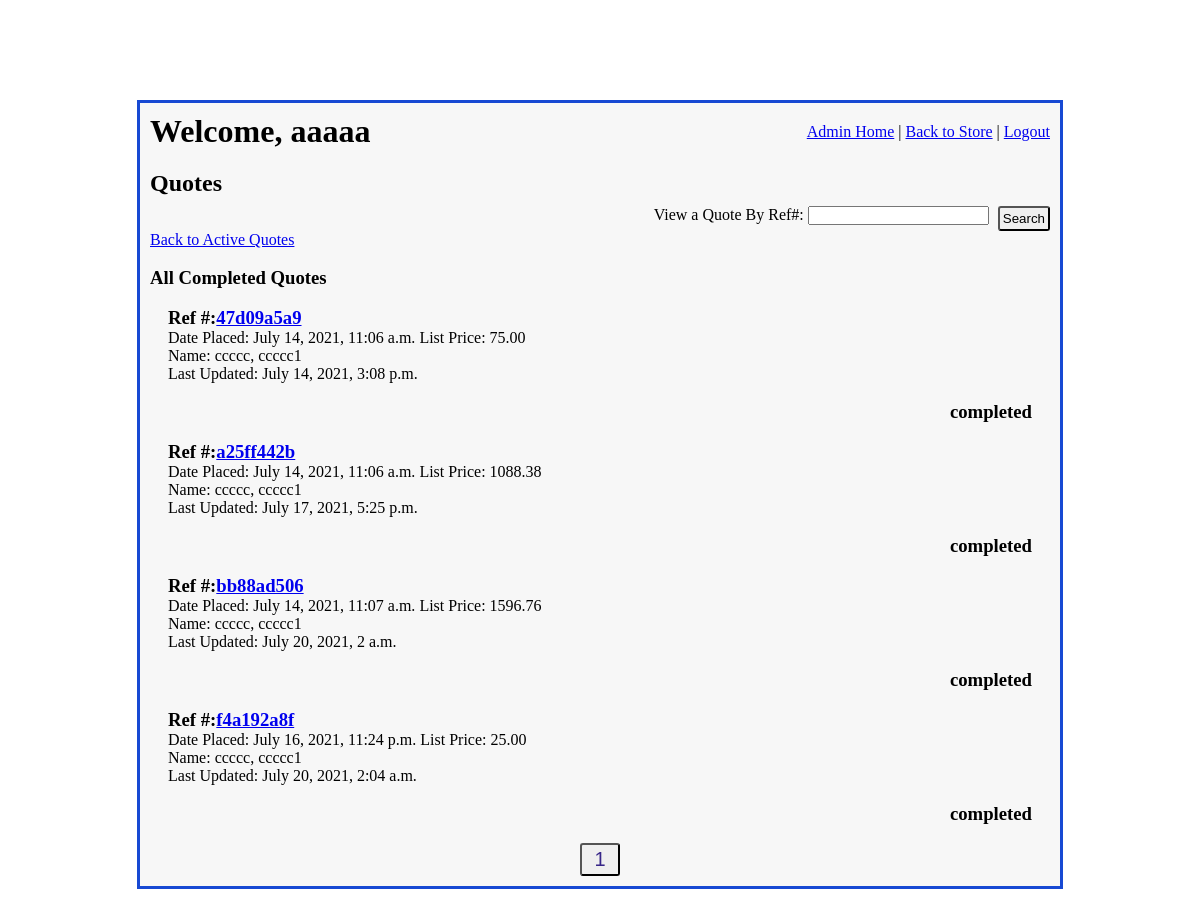
Before: /admin_access/completed_quotes_display/1 (signed in) with the older database file.
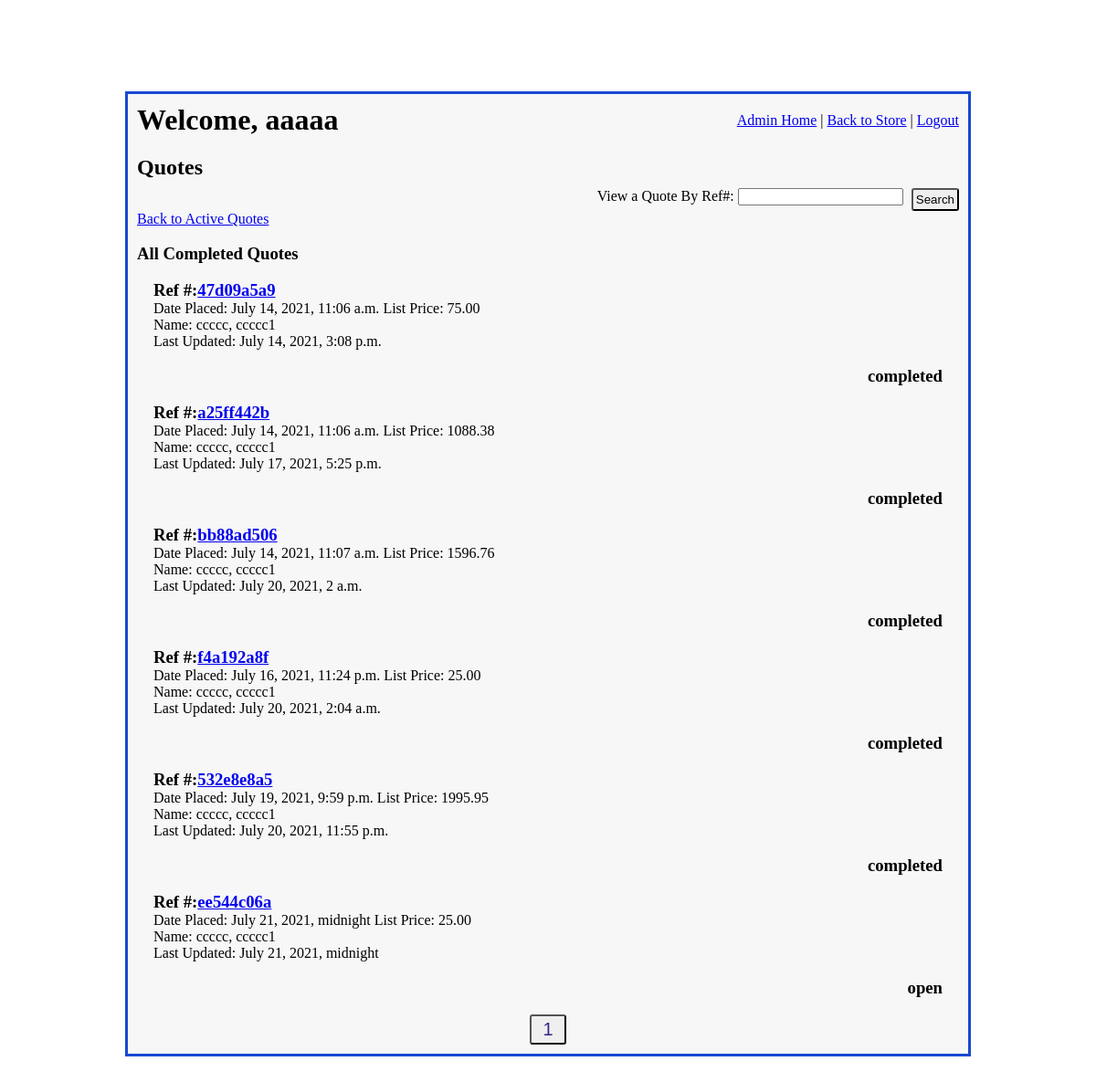
After: the same page with the newer database file.
### imgfield_app/models.py (models this page shows)
class Quote(models.Model):
    quoted_by = models.ForeignKey(
        User,
        related_name="user_quotes",
        on_delete=models.CASCADE
    )
    contact_info =  models.ForeignKey(
        ContactInfo,
        related_name="quotes",
        on_delete = models.CASCADE,
        null=True, blank=True,
    )
    ref_number = models.CharField(max_length=10)
    total_price = models.DecimalField(decimal_places=2, max_digits=10, null=True, blank=True)
    status = models.CharField(max_length=27)
    special_instructions = models.TextField(null=True, blank=True)
    office_notes = models.TextField(null=True, blank=True)
    placed_at = models.DateTimeField(auto_now_add=True)
    created_at = models.DateTimeField(auto_now_add=True)
    updated_at = models.DateTimeField(auto_now=True)
    objects = QuoteManager()

class User(models.Model):
    first_name = models.CharField(max_length=45)
    last_name = models.CharField(max_length=60)
    email = models.CharField(max_length=60)
    password = models.CharField(max_length=60)
    security_level = models.IntegerField()
    created_at = models.DateTimeField(auto_now_add=True)
    updated_at = models.DateTimeField(auto_now=True)
    objects = UserManager()

### admin_app/views.py (the view)
# urls.py: path('completed_quotes_display/<int:page_num>', views.completed_quotes_display),
def completed_quotes_display(request, page_num):
    if 'user_id' in request.session:
        logged_user = User.objects.get(id=request.session['user_id'])
        if logged_user.security_level > 4:
            all_completed_quotes = Quote.objects.exclude(status = "pending").exclude(status = "in process").exclude(status="archived").order_by('placed_at')
            p = Paginator(all_completed_quotes, 15)
            page = p.page(page_num)
            num_of_pages = "a" * p.num_pages
            context = {
                'logged_user': logged_user,
                'all_completed_quotes': page,
                'num_of_pages': num_of_pages,
            }
            return render(request, "completed_quotes_display.html", context)
    return redirect("/")

### admin_app/templates/completed_quotes_display.html (shortened to what this page needs)
<!DOCTYPE html>
<html lang="en">
<head>
    {% load static %}
    <link rel="stylesheet" href="{% static 'css/admin_main.css' %}">
    <link rel="stylesheet" href="{% static 'css/quotes_display.css' %}">
    <link rel="stylesheet" href="{% static 'css/completed_quotes_display.css' %}">
</head>
<body>
    <div id="wrapper">
        <div id="header">
            <h1>Welcome, {{ logged_user.first_name }}</h1>
            <div id="links">
                <a href="/admin_access">Admin Home</a>  |
                <a href="/">Back to Store</a>  |
                <a href="/signon/logout">Logout</a>
            </div>
        </div>
        <div id="content">
            <h2>Quotes</h2>
            <form action="/admin_access/find_quote" method="POST">
                <p>View a Quote By Ref#: <input type="text" name="quote_ref_num"></p>
                <button type="submit">Search</button>
            </form>
            <div id="quotes">
                <a href="/admin_access/quotes_display/1">Back to Active Quotes</a>
                <h3>All Completed Quotes</h3>
                {% for quote in all_completed_quotes %}
                    <div class="quote_pod">
                        <div class="quote_info">
                            <h3>Ref #:<a href="/admin_access/view_quote/{{ quote.id }}">{{ quote.ref_number }}</a></h3>
                            <p>Date Placed: {{ quote.placed_at }} <span class="quote_price">List Price: {{quote.total_price }}</span></p>
                            <p>Name: {{ quote.quoted_by.last_name }}, {{ quote.quoted_by.first_name }}</p>
                            <p>Last Updated: {{ quote.updated_at }}</p>
                        </div>
                        <div class="quote_status">
                            <h3 class="status">{{ quote.status }}</h3>
                        </div>
                    </div>
                {% endfor%}
            </div>
            <div id="page_nav">
                {% for i in num_of_pages %}
                    <button>
                        <a href="/admin_access/completed_quotes_display/{{ forloop.counter }}">{{ forloop.counter }}</a>
                    </button>
                {% endfor %}
            </div>
        </div>
    </div>
</body>
</html>

Changed rows visible on the page:
now on this page (row edited): Quote: ref_number "532e8e8a5", placed_at "July 19, 2021, 9:59 p.m.", total_price "1995.95", quoted_by.last_name "ccccc", quoted_by.first_name "ccccc1", updated_at "July 20, 2021, 11:55 p.m.", status "completed"
added Quote: ref_number "ee544c06a", placed_at "July 21, 2021, midnight", total_price "25.00", quoted_by.last_name "ccccc", quoted_by.first_name "ccccc1", updated_at "July 21, 2021, midnight", status "open"
